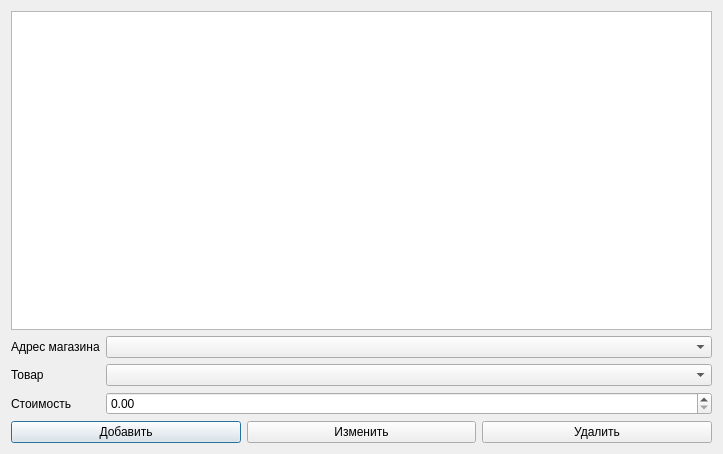
<?xml version="1.0" encoding="UTF-8"?>
<ui version="4.0">
 <class>GoodMarketDialog</class>
 <widget class="QDialog" name="GoodMarketDialog">
  <property name="geometry">
   <rect>
    <x>0</x>
    <y>0</y>
    <width>723</width>
    <height>454</height>
   </rect>
  </property>
  <property name="windowTitle">
   <string>Товары в магазинах</string>
  </property>
  <property name="windowIcon">
   <iconset>
    <normaloff>location.ico</normaloff>location.ico</iconset>
  </property>
  <layout class="QGridLayout" name="gridLayout">
   <item row="0" column="0">
    <layout class="QVBoxLayout" name="verticalLayout">
     <item>
      <widget class="QTableWidget" name="tableWidget"/>
     </item>
     <item>
      <layout class="QFormLayout" name="formLayout">
       <item row="0" column="0">
        <widget class="QLabel" name="label">
         <property name="text">
          <string>Адрес магазина</string>
         </property>
        </widget>
       </item>
       <item row="0" column="1">
        <widget class="QComboBox" name="cmbMarketPlaces"/>
       </item>
       <item row="1" column="0">
        <widget class="QLabel" name="label_2">
         <property name="text">
          <string>Товар</string>
         </property>
        </widget>
       </item>
       <item row="1" column="1">
        <widget class="QComboBox" name="cmbGoods"/>
       </item>
       <item row="2" column="0">
        <widget class="QLabel" name="label_3">
         <property name="text">
          <string>Стоимость</string>
         </property>
        </widget>
       </item>
       <item row="2" column="1">
        <widget class="QDoubleSpinBox" name="spinBoxPrice">
         <property name="maximum">
          <double>10000000.000000000000000</double>
         </property>
        </widget>
       </item>
      </layout>
     </item>
     <item>
      <layout class="QHBoxLayout" name="horizontalLayout">
       <item>
        <widget class="QPushButton" name="btnSave">
         <property name="sizePolicy">
          <sizepolicy hsizetype="Minimum" vsizetype="Preferred">
           <horstretch>0</horstretch>
           <verstretch>0</verstretch>
          </sizepolicy>
         </property>
         <property name="text">
          <string>Добавить</string>
         </property>
        </widget>
       </item>
       <item>
        <widget class="QPushButton" name="btnUpdate">
         <property name="sizePolicy">
          <sizepolicy hsizetype="Minimum" vsizetype="Preferred">
           <horstretch>0</horstretch>
           <verstretch>0</verstretch>
          </sizepolicy>
         </property>
         <property name="text">
          <string>Изменить</string>
         </property>
        </widget>
       </item>
       <item>
        <widget class="QPushButton" name="btnDelete">
         <property name="sizePolicy">
          <sizepolicy hsizetype="Minimum" vsizetype="Preferred">
           <horstretch>0</horstretch>
           <verstretch>0</verstretch>
          </sizepolicy>
         </property>
         <property name="text">
          <string>Удалить</string>
         </property>
        </widget>
       </item>
      </layout>
     </item>
    </layout>
   </item>
  </layout>
 </widget>
 <resources/>
 <connections/>
</ui>
